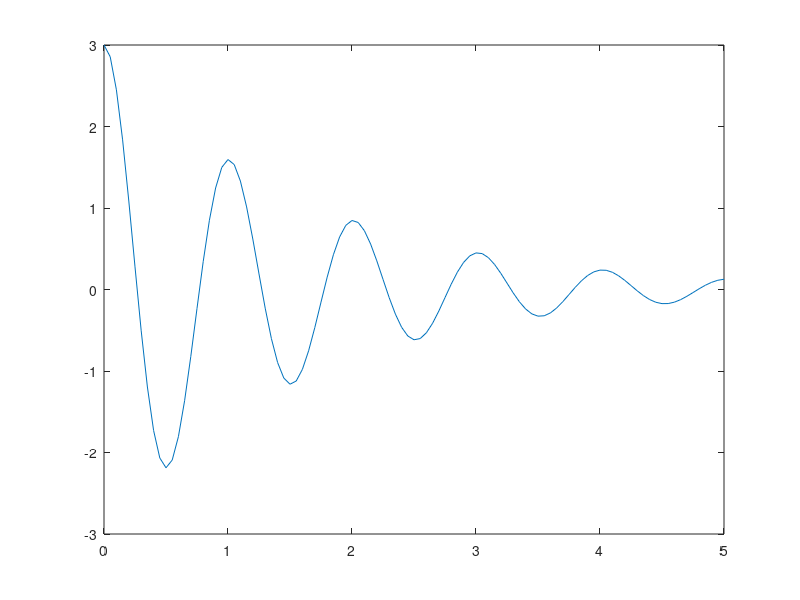

This chart was generated by the following MATLAB code:
% SMD.m: Plots displacement of under damped
% spring-mass-damper system

% Inputs
y0 = 3.0;   % initial displacement, inches
dr = 0.10;  % damping ratio
fr = 2*pi;  % natural frequency, radians/second
T  = 5.0;   % total time to be plotted, seconds
N  = 100;   % number of time intervals to be plotted

% Calculate damped frequency, radians/second
fd = fr*sqrt(1-dr^2);

% Calculate time interval for displacement calculations
tinc = T/N;

for i = 1:N+1
    t(i) = (i-1)*tinc;
    c = cos(fd*t(i));
    s = sin(fd*t(i));
    e = exp(-dr*fr*t(i));
    y(i) = (y0*c + y0*dr*fr/fd*s)*e;
end

plot(t,y)
